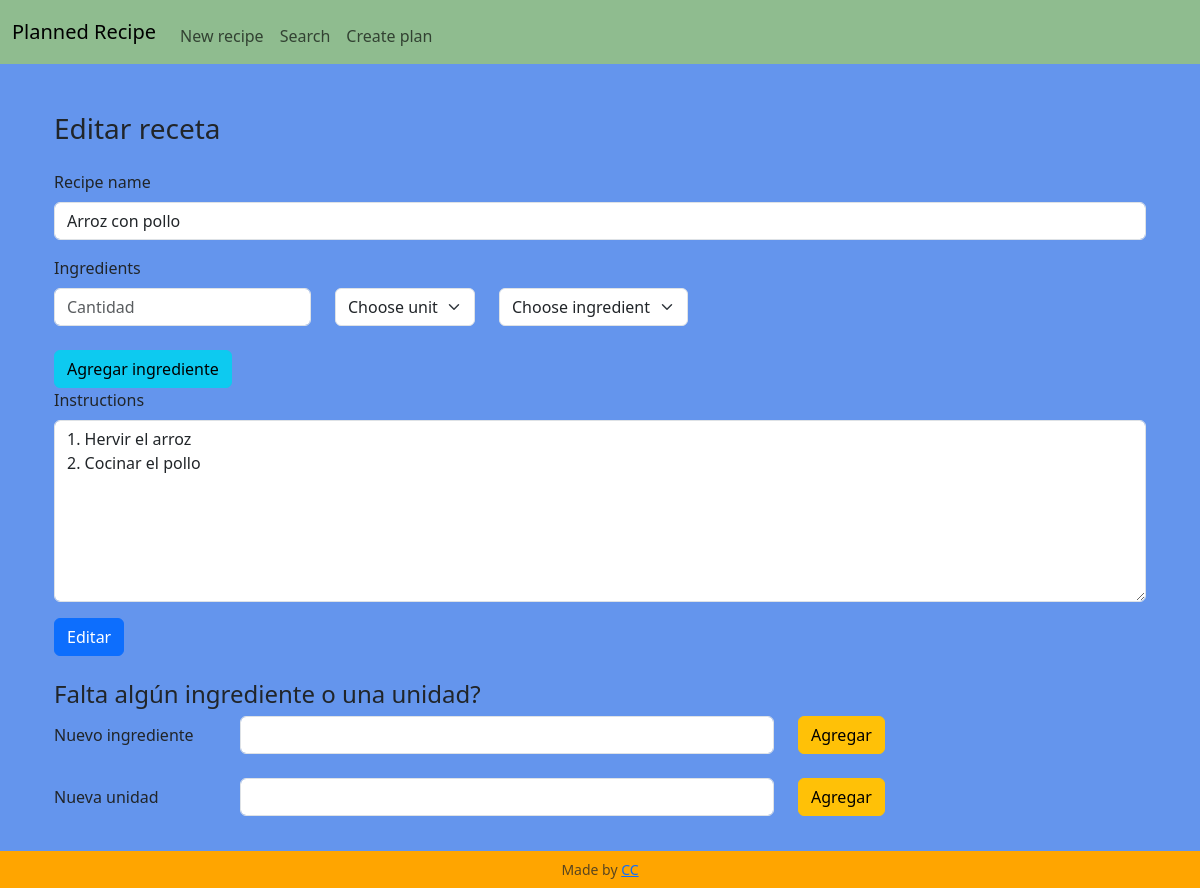
/edit_recipe?recipe_id=14, run on the app's committed database.
### tables this page shows
CREATE TABLE recipes (id INTEGER PRIMARY KEY AUTOINCREMENT NOT NULL, name TEXT NOT NULL, instructions TEXT NOT NULL);

### app.py (the view)
@app.route("/edit_recipe", methods=["GET", "POST"])
def edit_recipe():
    if request.method == "POST":
        recipe_id = request.form.get("recipe_id")
        recipe_name = request.form.get("recipe_name")
        if not recipe_name:
            return render_template('result.html', msg = "Please complete a recipe name")
        instructions = request.form.get("recipe_instructions")
        if not instructions:
            return render_template('result.html', msg = "Please complete instructions for the recipe")
        try:
            with sqlite3.connect('meal_planner.db') as con:
                cur = con.cursor()
                cur.execute("UPDATE recipes SET name = ?, instructions = ? WHERE id = ?", (recipe_name, instructions, recipe_id))
                con.commit()
                msg = "Record successfully edited in the database"
        except Exception as e:
            con.rollback()
            msg = "Error in the UPDATE: " + str(e)
        finally:
            con.close()
            return render_template('result.html', msg=msg)
    else:
        recipe_id = request.args.get("recipe_id")
        cur = db_connect()
        cur.execute("SELECT * FROM recipes WHERE id = ?", (recipe_id,))
        recipe = cur.fetchall()
        cur.execute("SELECT * FROM ing_used WHERE recipe_id = ?", (recipe_id,))
        ing_used = cur.fetchall()
        db_close(cur)
        return render_template("edit_recipe.html", recipe=recipe, ing_used=ing_used)

### app.py (called while the page is built)
def db_connect():
    con = sqlite3.connect("meal_planner.db")
    con.row_factory = sqlite3.Row
    cur = con.cursor()
    return cur

def db_close(con):
    con.close()

@app.after_request
def after_request(response):
    response.headers["Cache-Control"] = "no-cache, no-store, must-revalidate"
    response.headers["Expires"] = 0
    response.headers["Pragma"] = "no-cache"
    return response

### templates/edit_recipe.html (shortened to what this page needs)
{% extends "layout.html" %}
{% block main %}
<div class="container-fluid">
    <h3 class="pb-3">Editar receta</h3>
    <form action="/edit_recipe" method="post" class="mb-4">
        <div class="mb-3">
            <label for="recipe_name" class="form-label">Recipe name</label>
            <input autofocus type="text" class="form-control" id="recipe_name" name="recipe_name" value="{{ recipe[0]['name'] }}">
        </div>
        <p class="form-label">Ingredients</p>
        <div class="row mb-3">
            <div class="col-auto mb-2">
                <input type="number" class="form-control" id="quantity" placeholder="Cantidad" name="quantity_1">
            </div>
            <div class="col-auto mb-2">
                <select class="form-select" id="unit_1" name="unit_1">
                    <option selected>Choose unit</option>
                </select>
            </div>
            <div class="col-auto mb-2">
                <select class="form-select" id="ingredient_1" name="ingredient_1">
                    <option selected>Choose ingredient</option>
                </select>
            </div>
        </div>
        <button class="btn btn-info" id="add-ingredient-button">Agregar ingrediente</button>
        <div class="mb-3">
            <label for="recipe_instructions" class="form-label">Instructions</label>
            <textarea rows="7" class="form-control" id="recipe_instructions" name="recipe_instructions">{{ recipe[0]['instructions']}}</textarea>
        </div>
        <button type="submit" class="btn btn-primary">Editar</button>
    </form>
    <h4>Falta algún ingrediente o una unidad?</h4>
    <form action="/RUTAAAA" method="post">
        <div class="row mb-3 align-items-start">
            <label for="new_ing" class="col-sm-2 col-form-label mb-2">Nuevo ingrediente</label>
            <div class="col-sm-6">
                <input type="text" class="form-control mb-2" id="new_ing" name="new_ing">
            </div>
            <div class="col-auto">
                <button class="btn btn-warning mb-2">Agregar</button>
            </div>
        </div>
    </form>
    <form action="/RUTAAAA" method="post">
        <div class="row mb-3 align-items-start">
            <label for="new_unit" class="col-sm-2 col-form-label mb-2">Nueva unidad</label>
            <div class="col-sm-6">
                <input type="text" class="form-control  mb-2" id="new_unit" name="new_unit">
            </div>
            <div class="col-auto">
                <button class="btn btn-warning mb-2">Agregar</button>
            </div>
        </div>
    </form>
</div>
{% endblock %}

### static/styles.css (style rules this page uses)
body { background-color: cornflowerblue; }

### data on the page
recipes: recipe_name "Arroz con pollo", recipe_instructions "1. Hervir el arroz 2. Cocinar el pollo"
